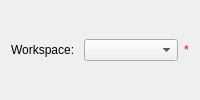
              <widget class="QWidget" name="page_14">
               <layout class="QVBoxLayout" name="verticalLayout_28">
                <item>
                 <layout class="QHBoxLayout" name="horizontalLayout_31">
                  <item>
                   <widget class="QLabel" name="sqw_lbWorkspace">
                    <property name="sizePolicy">
                     <sizepolicy hsizetype="Preferred" vsizetype="Fixed">
                      <horstretch>0</horstretch>
                      <verstretch>41</verstretch>
                     </sizepolicy>
                    </property>
                    <property name="text">
                     <string>Workspace: </string>
                    </property>
                   </widget>
                  </item>
                  <item>
                   <widget class="MantidQt::MantidWidgets::WorkspaceSelector" name="sqw_cbWorkspace">
                    <property name="sizePolicy">
                     <sizepolicy hsizetype="Expanding" vsizetype="Fixed">
                      <horstretch>0</horstretch>
                      <verstretch>0</verstretch>
                     </sizepolicy>
                    </property>
                    <property name="WorkspaceTypes">
                     <stringlist/>
                    </property>
                    <property name="Suffix" stdset="0">
                     <stringlist>
                      <string>_red</string>
                     </stringlist>
                    </property>
                   </widget>
                  </item>
                  <item>
                   <widget class="QLabel" name="sqw_valWorkspace">
                    <property name="sizePolicy">
                     <sizepolicy hsizetype="Preferred" vsizetype="Fixed">
                      <horstretch>0</horstretch>
                      <verstretch>41</verstretch>
                     </sizepolicy>
                    </property>
                    <property name="styleSheet">
                     <string notr="true">color: rgb(255, 0, 4)</string>
                    </property>
                    <property name="text">
                     <string>*</string>
                    </property>
                   </widget>
                  </item>
                 </layout>
                </item>
               </layout>
              </widget>
